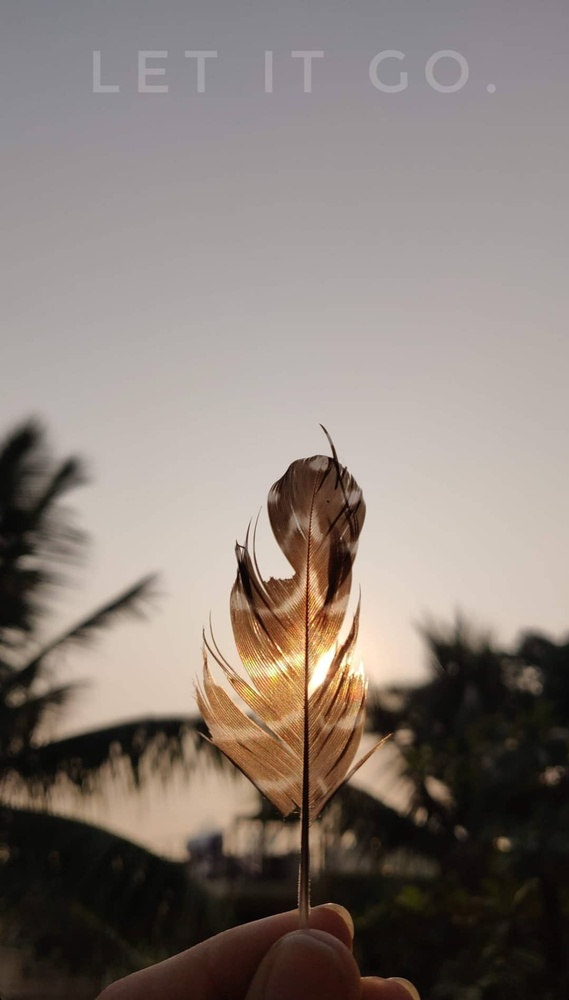
#> input picture input1.jpg, 569 x 1000 px, shrunk from 1079 x 1895 before the run, found by its file name
$ python opencv_test.py
#> lines starting #> are read from the running program, lines starting #| are printed output that depends on the picture; after the words box and inside, x2 and y2 are one past the last pixel; in counts of white or black regions, pixels touching at a corner belong together
import cv2
import numpy as np

FILE_NAME = '~/opencv_test/Input1.jpg'
try:
    # Read image from disk.
    img = cv2.imread(FILE_NAME)
#> img is the input picture: shape (1000, 569, 3); mean B, G, R 118.1, 124.6, 135.2

    # Canny edge detection.
    edges = cv2.Canny(img, 100, 200)
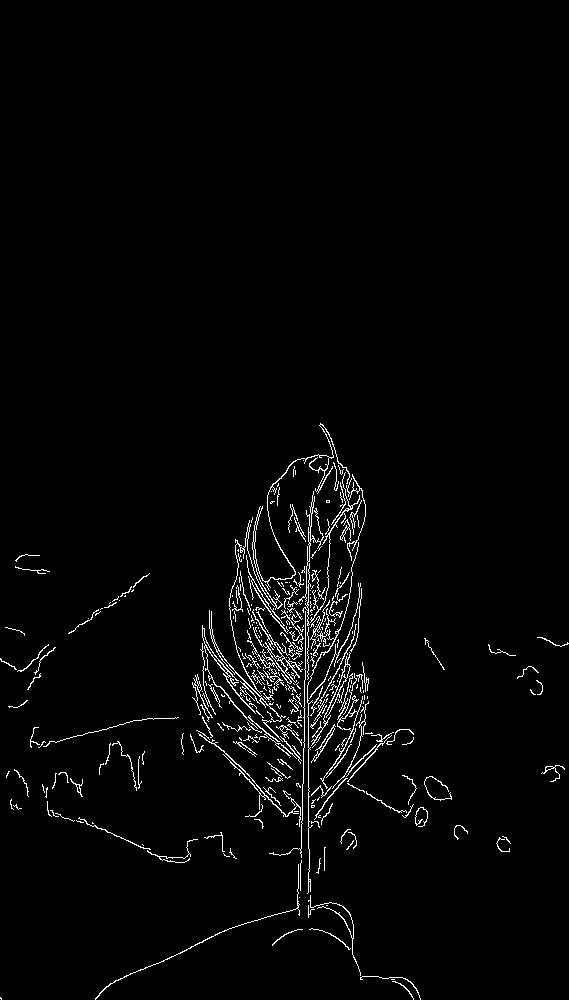
#> edges: shape (1000, 569); 2.3% white in thin lines or dots, all inside (x1, y1, x2, y2) = (0, 423, 569, 1000)

    # Write image back to disk.
    cv2.imwrite('result.jpg', edges)
except IOError:
    print ('Error while reading files !!!')
